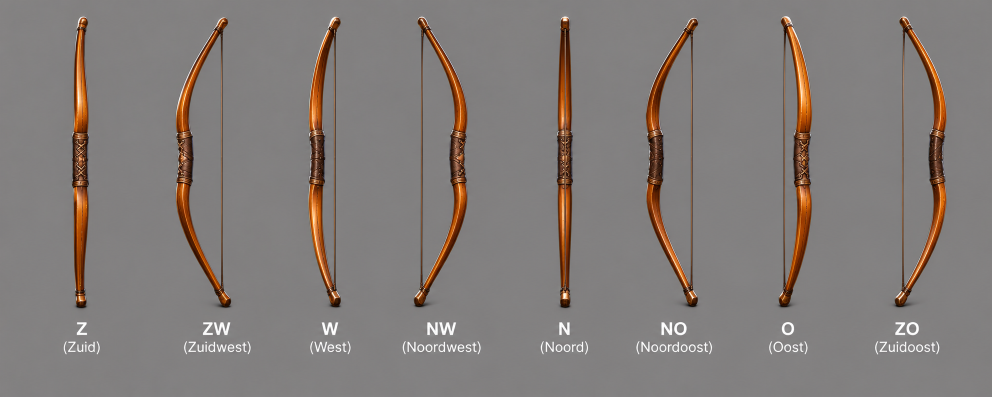
#> input picture docs/art/referentie/aardschok-boog-los-draai.png, 1984 x 793 px, given in place of aardschok-speerman-detail.png, which was not available (shown at 1/2 size)
$ python hy_helmen.py out.png
#> lines starting #> are read from the running program, lines starting #| are printed output that depends on the picture; after the words box and inside, x2 and y2 are one past the last pixel; in counts of white or black regions, pixels touching at a corner belong together
### gereedschap/blender/stijl/proef/hy_invoer.py
# Hunyuan3D-2mv: de aanzichten van een plaat als invoer (Marcel, 31 okt: "Ik wil de versie voor de 1080ti gebruiken").
# Elk aanzicht los van de achtergrond, op wit en vierkant. Het model draait in gedachten om één staande as, dus alle
# aanzichten krijgen dezelfde schaal, de as van de figuur in het midden en de zolen op één lijn. De speer blijft erin:
# hem wegwerken zou de referentie veranderen. De plaat zelf verandert niet.
#
# `detail` (de leidende plaat) is geen draaiing van één pose: in W en O staan de handen voor de buik, in O ontbreekt de speer, en in Z en N
# houdt hij de speer opzij. `acht` is dat wel, maar heeft een rok die in tweeën is gedeeld in plaats van gekwartierd.
#
#   python hy_invoer.py <uitmap> [plaat=detail]
# naar <uitmap>/invoer[_<plaat>]/<front|left|back|right>.png en invoer[_<plaat>]-blad.png
import os
import sys

import numpy as np
import scipy.ndimage as ni
from PIL import Image

sys.path.insert(0, os.path.dirname(os.path.abspath(__file__)))
import platen4 as P4  # noqa: E402

REF_MAP = os.path.dirname(P4.REF)
BRONNEN = {
    'detail': {'pad': P4.REF, 'vak': P4.VAK, 'met_speer': 420, 'schaduw_vanaf': 0.8, 'vertrouwen': {'ZW': 0.8, 'ZO': 0.8, 'NW': 0.8, 'NO': 0.8, 'W': 0.5, 'O': 0.5}, 'ontwerp_filter': True, 'ontwerp_buren': True, 'ontwerp_drempel': 0.04},
    'acht': {'pad': os.path.join(REF_MAP, 'aardschok-speerman-acht.png'), 'met_speer': 495, 'schaduw_vanaf': 0.55, 'vertrouwen': {'W': 0.8, 'O': 0.8}, 'ontwerp_filter': True, 'ontwerp_drempel': 0.18,
             'vak': {'Z': (5, 30, 285, 570), 'ZW': (290, 30, 505, 570), 'W': (545, 60, 760, 570), 'NW': (785, 60, 995, 570), 'N': (1030, 60, 1290, 570), 'NO': (1360, 50, 1600, 570), 'O': (1660, 40, 1900, 570), 'ZO': (1915, 50, 2140, 570)}},
}
MIX = {'Z': 'detail', 'N': 'detail', 'W': 'acht', 'O': 'acht'}
# Marcel, 31 okt: de plaat om van te bouwen. Eén pose rondom, de armen los van het lijf, geen speer (die komt los), de figuur zo'n 500 pixels.
BRONNEN['draai'] = {'pad': os.path.join(REF_MAP, 'aardschok-speerman-draai.png'), 'met_speer': 505, 'schaduw_vanaf': 0.8, 'vertrouwen': {}, 'ontwerp_filter': False, 'ontwerp_drempel': 0.18, 'geen_speer': True,
                    'vak': {'Z': (0, 100, 265, 630), 'ZW': (266, 100, 510, 630), 'W': (512, 100, 700, 630), 'NW': (735, 100, 985, 630), 'N': (987, 100, 1255, 630), 'NO': (1257, 100, 1500, 630), 'O': (1505, 100, 1700, 630), 'ZO': (1705, 100, 1975, 630)}}
# Marcel, 31 okt: dezelfde plaat los van de achtergrond (echte alfa), de figuur zo'n 545 pixels.
BRONNEN['vrij'] = {'pad': os.path.join(REF_MAP, 'aardschok-speerman-draai-vrij.png'), 'met_speer': 550, 'schaduw_vanaf': 0.8, 'vertrouwen': {}, 'ontwerp_filter': False, 'ontwerp_drempel': 0.18, 'geen_speer': True,
                   'vak': {'Z': (0, 125, 273, 700), 'ZW': (273, 125, 505, 700), 'W': (505, 125, 697, 700), 'NW': (697, 125, 970, 700), 'N': (970, 125, 1240, 700), 'NO': (1240, 125, 1485, 700), 'O': (1485, 125, 1675, 700), 'ZO': (1675, 125, 1983, 700)}}
BRON = BRONNEN['detail']
PLAAT = 'detail'
# W toont de linkerkant van de figuur (hij kijkt naar links in beeld), O zijn rechterkant
AANZICHT = {'front': 'Z', 'left': 'W', 'back': 'N', 'right': 'O'}
MAAT = 1024
DEEL = 0.70  # de hoogste figuur met speer op 70 procent van het beeld, zoals bij Tencent (border_ratio 0,15)
# de slagschaduw op de grond: donker en zonder kleur, alleen onderaan; staal is lichter
SCHADUW_SAT, SCHADUW_LICHT = 12, 104
_cache = {}


def kies(naam):
    global BRON, PLAAT
    BRON, PLAAT = BRONNEN['detail' if naam == 'mix' else naam], naam
    if naam == 'mix':
        BRON = {**BRON, 'vertrouwen': {}, 'ontwerp_filter': True, 'ontwerp_buren': False, 'ontwerp_drempel': 0.22, 'mix': True}


def bron_van(r):
    return BRONNEN[MIX[r]] if BRON.get('mix') else BRON


def ref_vak(r):
    b = bron_van(r)
    im = Image.open(b['pad'])
    if 'A' in im.getbands():
        # transparante pixels krijgen hun kleur niet mee: op neutraal grijs, zodat een rand niet zwart wordt
        d = Image.new('RGBA', im.size, (125, 124, 121, 255))
        d.alpha_composite(im.convert('RGBA'))
        return d.convert('RGB').crop(b['vak'][r])
    return im.convert('RGB').crop(b['vak'][r])


def vrijstaand(r):
    """Het vak van de plaat als RGBA, zonder de slagschaduw. Staal lijkt op de grijze achtergrond, dus een drempel
    (`P4.masker_plaat`) hapt uit de helm: hier een waterscheiding over de randen, vanuit zaden die zeker figuur of achtergrond zijn."""
    if (bron_van(r)['pad'], r) in _cache:
        return _cache[(bron_van(r)['pad'], r)]
    # een plaat met een echte alfa (Marcel haalt de achtergrond er zelf uit): dan hoeft er niets geraden te worden
    b_ = bron_van(r)
    bron_im = Image.open(b_['pad'])
    if 'A' in bron_im.getbands():
        al = np.asarray(bron_im.convert('RGBA').crop(b_['vak'][r]))[..., 3]
        if (al < 128).mean() > 0.05:
            m = ni.binary_opening(al > 127, iterations=2)
            lab, n = ni.label(m)
            m = np.isin(lab, [i + 1 for i, g in enumerate(ni.sum(m, lab, range(1, n + 1))) if g >= 200])
            uit = np.dstack([np.asarray(ref_vak(r)), al * m]).astype(np.uint8), m
            _cache[(b_['pad'], r)] = uit
            return uit
    a = np.asarray(ref_vak(r), dtype=np.float32)
    bg = np.median(np.concatenate([a[:12, :12].reshape(-1, 3), a[:12, -12:].reshape(-1, 3)]), axis=0).mean()
    sat, licht = a.max(-1) - a.min(-1), a.mean(-1)
    bont = ni.binary_opening(sat > 45, iterations=1)
    ys = np.nonzero(bont.any(1))[0]
    grens = ys.min() + bron_van(r)['schaduw_vanaf'] * (ys.max() - ys.min())
    onder = np.arange(a.shape[0])[:, None] > grens
    staal = ni.binary_opening((np.abs(licht - bg) > 40) & ~onder, iterations=1) | (onder & ((licht > 150) | (licht < 66)))
    zeker = bont | staal
    ver = ni.distance_transform_edt(~zeker)
    schaduw = onder & (sat < SCHADUW_SAT) & (licht < SCHADUW_LICHT) & (ni.distance_transform_edt(~bont) > 3)
    achter = ((sat < 14) & (np.abs(licht - bg) < 12) & (ver > 9)) | schaduw
    achter[:5], achter[-5:], achter[:, :5], achter[:, -5:] = True, True, True, True
    zaad = np.zeros(sat.shape, dtype=np.int32)
    zaad[achter] = 1
    zaad[zeker & ~schaduw] = 2
    glad = ni.gaussian_filter(a, (0.7, 0.7, 0))
    rand = np.sqrt(sum(ni.sobel(glad[..., c], axis=0) ** 2 + ni.sobel(glad[..., c], axis=1) ** 2 for c in range(3)))
    m = ni.watershed_ift(np.clip(rand / 4, 0, 65535).astype(np.uint16), zaad) == 2
    m = ni.binary_opening(ni.binary_closing(m, iterations=1), iterations=1)
    lab, n = ni.label(m)
    m = np.isin(lab, [i + 1 for i, g in enumerate(ni.sum(m, lab, range(1, n + 1))) if g >= 200])  # een laars kan los staan van de rok
    gaten, n = ni.label(ni.binary_fill_holes(m) & ~m)
    ys = np.nonzero(m.any(1))[0]
    for i in range(1, n + 1):
        if (gaten == i).sum() < 40 or np.nonzero(gaten == i)[0].max() < ys.min() + 0.38 * (ys.max() - ys.min()):  # de helm is dicht, ook waar het licht op de achtergrond lijkt
            m[gaten == i] = True
    zacht = ni.gaussian_filter(m.astype(np.float32), 0.7)
    uit = np.dstack([a, np.clip(zacht, 0, 1) * 255]).astype(np.uint8), m
    _cache[(bron_van(r)['pad'], r)] = uit
    return uit


def as_x(m):
    """De staande as in het vak: de knop boven op de helm, de top van de figuur zonder dunne delen (de speer)."""
    romp = P4.dun_weg(m)
    ys = np.nonzero(romp.any(1))[0]
    return float(np.nonzero(romp[ys.min():ys.min() + 4].any(0))[0].mean())


# [44 lines left out: functions op_wit, mengsel, main, not called in this run]


# [2 lines that do not run on import are left out]

### gereedschap/blender/stijl/proef/platen4.py
# De bewijsplaten en de maten van vormproef V4 (vraag 192): referentie, V3 en V4 onder gelijke omstandigheden. Klei: gelijke camera, licht, achtergrond en resolutie; alleen de figuur verschilt.
#
#   python platen4.py <uitmap> <map v4-uitvoer>
import json
import os
import sys

import numpy as np
from PIL import Image, ImageDraw, ImageFont
from scipy import ndimage as ni

HIER = os.path.dirname(os.path.abspath(__file__))
sys.path.insert(0, HIER)
sys.path.insert(0, os.path.dirname(HIER))
import render_id_kleuren as RK  # noqa: E402
import vel as Vl  # noqa: E402

R = os.path.abspath(os.path.join(HIER, '..', '..', '..', '..'))
S = os.path.join(R, 'gereedschap', 'pixelart', 'uit', 'stijl')
V3 = os.path.join(S, 'vormproef')
REF = os.path.join(R, 'docs', 'art', 'referentie', 'aardschok-speerman-detail.png')
GRIJS = (110, 110, 108, 255)
DONKER = (34, 34, 34)
RS = 'Z,ZW,W,NW,N,NO,O,ZO'.split(',')
VAK = {'Z': (15, 30, 230, 470), 'ZW': (235, 30, 415, 470), 'W': (462, 50, 632, 470), 'NW': (660, 45, 860, 470), 'N': (885, 50, 1095, 470), 'NO': (1130, 30, 1345, 470), 'O': (1370, 45, 1505, 470), 'ZO': (1530, 30, 1755, 470)}
# gemeten op de plaat, richting Z, op een raster, plusminus 1 plaatpixel (zo'n 0,3 procent van de hoogte); figuur van helm tot zool 341 pixels
PLAAT = {'helmrand': 0.349, 'koepel': 0.261, 'gezicht met haar': 0.197, 'helm tot baard': 0.334, 'helm tot riem': 0.575, 'schouders (tabberd)': 0.388, 'riem': 0.268, 'zoom': 0.41, 'riem tot zoom': 0.235, 'bovenarm': 0.103, 'laars': 0.22, 'hele breedte': 0.601, 'voetafstand': 0.293, 'speer': 1.167}


# [12 lines left out: functions letter, op_grijs, not called in this run]


def ref_vak(r):
    return Image.open(REF).convert('RGB').crop(VAK[r])


# de hoogte van de figuur op de plaat, helm tot zool, in plaatpixels: Z, W en N gemeten op het raster, de rest geschat op dezelfde maat
REF_H = {'Z': 341, 'ZW': 341, 'W': 338, 'NW': 341, 'N': 341, 'NO': 341, 'O': 341, 'ZO': 341}


# [58 lines left out: functions fig_h, gelijk, rij, onder, naast, not called in this run]


def schaal(m):
    meta = json.load(open(os.path.join(m, os.path.basename(m) if False else 'staan-render.json'), encoding='utf-8')) if os.path.exists(os.path.join(m, 'staan-render.json')) else json.load(open(os.path.join(m, 'lopen-render.json'), encoding='utf-8'))
    return Vl.schaal_van(meta['pixels'], meta['ortho'], 80, meta.get('lengte'))


# [33 lines left out: functions sprite, plaat_a, masker_plaat, not called in this run]


def masker_render(p):
    return np.asarray(Image.open(p).convert('RGBA'))[..., 3] > 127


def zwart(m):
    return Image.fromarray(np.where(m, 0, 225).astype(np.uint8)).convert('RGB').crop(Image.fromarray((m * 255).astype(np.uint8)).getbbox())


# [6 lines left out: function plaat_b, not called in this run]


def grootste(m):
    lab, n = ni.label(m)
    return lab == (np.argmax(ni.sum(m, lab, range(1, n + 1))) + 1)


def dun_weg(m, deel=0.024):
    """Zonder wat dun is: de schacht en het blad van de speer. Op de kleur van het id-beeld bleef een rand van de speer staan,
    en dan schaalde overlap() op de hoogte met speer: V3 en V4 kregen te lage cijfers. De straal als deel van de hoogte met speer."""
    ys = np.nonzero(m.any(1))[0]
    st = max(2, round(deel * (ys.max() - ys.min())))
    romp = grootste(ni.binary_opening(m, iterations=st))
    return m & ni.binary_dilation(romp, iterations=st + 2)


# [224 lines left out: functions plaat_zonder_speer, overlap, plaat_c, plaat_d, strook, plaat_e and 4 more, not called in this run]


# [2 lines that do not run on import are left out]

### gereedschap/blender/stijl/proef/hy_helmen.py
# De camerahoek van een plaat aflezen: de helmen vergroot, met een liniaal in plaatpixels. De rand is een cirkel, dus (laagste punt op de as - lijn tussen de punten) / halve breedte is de sinus van de hoek. Een automatische meting was niet betrouwbaar.
#
#   python hy_helmen.py <uit.png>
import os
import sys
sys.path.insert(0, os.path.dirname(os.path.abspath(__file__)))
import numpy as np, hy_invoer as HI, platen4 as P4
from PIL import Image, ImageDraw
Z = 3
d = Image.new('RGB', (4 * 480, 3 * 340), (20, 20, 20))
#> d: PIL image 1920x1020 RGB; every value is 20
t = ImageDraw.Draw(d)
for j, p in enumerate(('detail', 'acht', 'draai')):
    HI.kies(p)
    for i, r in enumerate('ZNWO'):
        rgba, m = HI.vrijstaand(r)
#> in vrijstaand, bron_im is the input picture: PIL image 1984x793 RGB; mean R, G, B 130.4, 124.3, 121.4
#> in ref_vak, `return im.convert('RGB').crop(b['vak'][r])`:
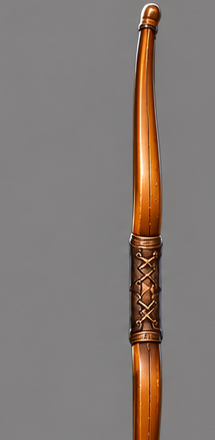
#> returned value: PIL image 215x440 RGB; mean R, G, B 131.8, 122.6, 117.3
#> in vrijstaand, `bg = np.median(np.concatenate([a[:12, :12].reshape(-1, 3), a[:12, -12:..`: bg = 129.7
#> in vrijstaand, `bont = ni.binary_opening(sat > 45, iterations=1)`:
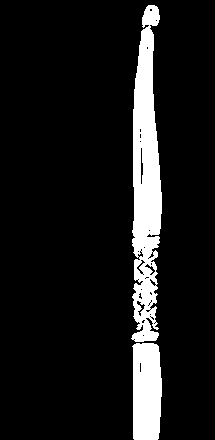
#> bont: shape (440, 215) bool; 10.1% white; 2 white regions, box (x1, y1, x2, y2) and area: (131, 5, 162, 342) 6902, (132, 343, 162, 440) 2648
#> in vrijstaand, `ys = np.nonzero(bont.any(1))[0]`: ys = 434 values from 5 to 439
#> in vrijstaand, `grens = ys.min() + bron_van(r)['schaduw_vanaf'] * (ys.max() - ys.min())`: grens = 352.2
#> in vrijstaand, `achter[:5], achter[-5:], achter[:, :5], achter[:, -5:] = True, True, T..`:
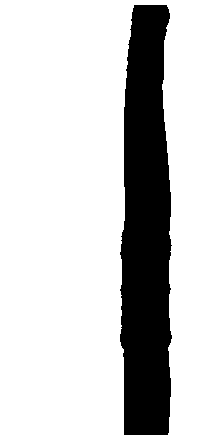
#> achter: shape (440, 215) bool; 80.1% white; 1 black region, box (x1, y1, x2, y2) and area: (120, 5, 172, 435) 18821
#> in vrijstaand, `lab, n = ni.label(m)`: n = 1
#> in vrijstaand, `gaten, n = ni.label(ni.binary_fill_holes(m) & ~m)`: n = 0
#> in vrijstaand, `ys = np.nonzero(m.any(1))[0]`: ys = 436 values from 3 to 438
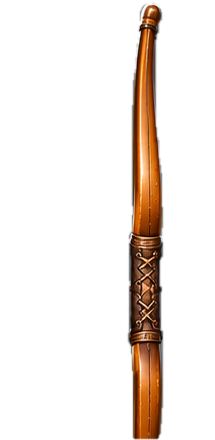
#> rgba: shape (440, 215, 4); mean of channels 0, 1, 2, 3 131.8, 122.6, 117.3, 32.5; transparent parts drawn white
        romp = P4.dun_weg(m)
#> in dun_weg, `st = max(2, round(deel * (ys.max() - ys.min())))`: st = 10
#> in grootste, `lab, n = ni.label(m)`:
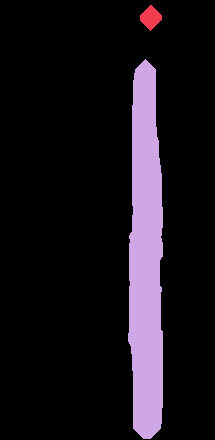
#> lab: shape (440, 215) int32; 3 distinct labels, from 0 to 2; one colour per label, 0 black
#> in grootste, `lab, n = ni.label(m)`: n = 2
        ys = np.nonzero(romp.any(1))[0]
#> ys = 392 values from 47 to 438
        x = int(HI.as_x(m))
#> x = 145
        y0 = ys.min()
#> y0 = 47
        vak = (max(x - 78, 0), y0 - 6, x + 78, y0 + 100)
#> vak = (67, 41, 223, 147)
        c = Image.fromarray(rgba[..., :3]).crop(vak).resize(((vak[2] - vak[0]) * Z, (vak[3] - vak[1]) * Z), Image.LANCZOS)
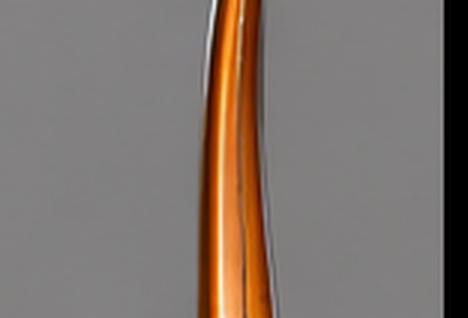
#> c: PIL image 468x318 RGB; mean R, G, B 127.4, 116.2, 109.5
        ox, oy = i * 480 + 2, j * 340 + 12
        d.paste(c, (ox, oy))
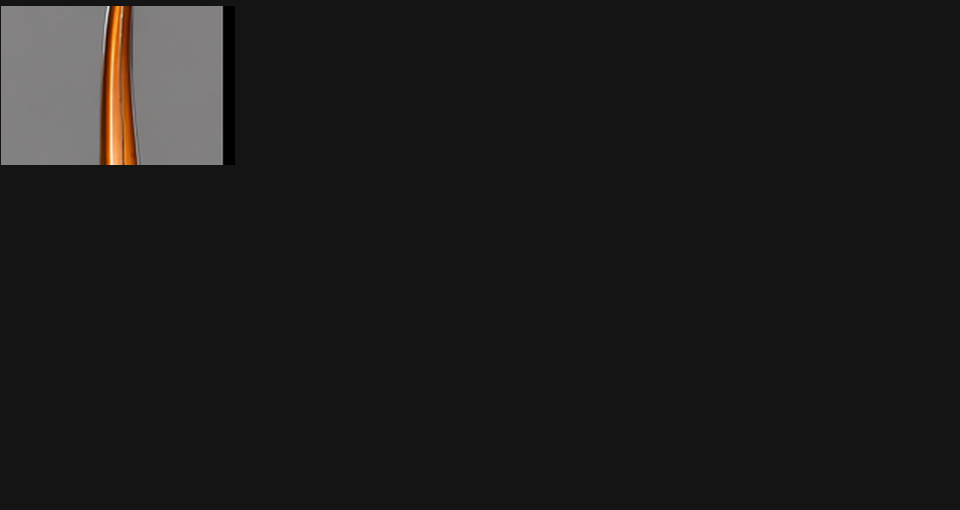
#> d: PIL image 1920x1020 RGB (shown at 1/2 size); mean R, G, B 28.2, 27.3, 26.8
        for k in range(0, 106, 10):
            yy = oy + k * Z
            t.line([(ox, yy), (ox + 10, yy)], fill=(255, 255, 0))
            t.text((ox + 12, yy - 5), str(k), fill=(255, 255, 0))
#> (the run stopped early here; a loop or call above may not have finished)
